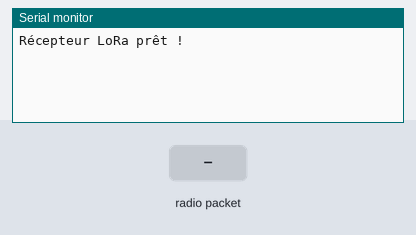
Simulated run of this sketch. Board: Arduino Uno, built with avr-gcc and run on an emulated ATmega328P. On the bench: the last lines printed to the serial monitor. The inputs (shaded band) are chosen by the test bench. No radio packets arrive unless stated.

Above: at 1.2 s.
1.3 s: radio packet "1" arrives
At 2.3 s:
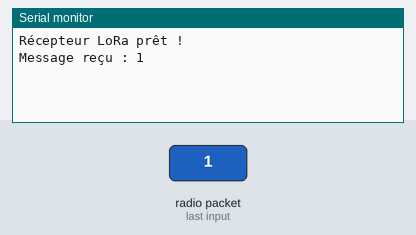
2.8 s: radio packet "0" arrives
At 3.5 s:
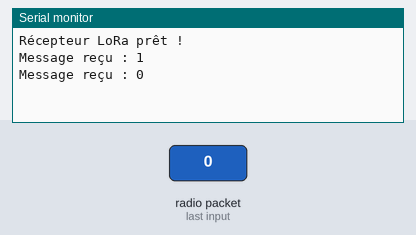
4.3 s: radio packet "2" arrives
At 4.6 s:
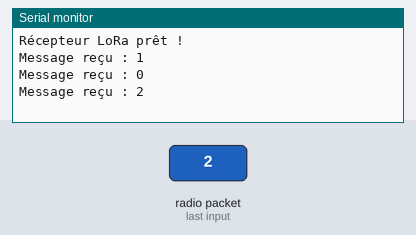

Measured:
- after the input at 1.3 s, the serial monitor: prints a new line at once (image 1)
- after the input at 2.8 s, the serial monitor: prints a new line at once (image 2)
- after the input at 4.3 s, the serial monitor: prints a new line at once (image 3)

The sketch:

resepteur.ino
```cpp
#include <SPI.h>
#include <LoRa.h>

#define SS    5    // Chip Select
#define RST   -1   // Pas utilisé
#define DIO0  26   // DIO0 pour la réception

void setup() {
  Serial.begin(9600);
  while (!Serial);

  LoRa.setPins(SS, RST, DIO0);

  if (!LoRa.begin(868E6)) {
    Serial.println("Erreur d'initialisation LoRa !");
    while (true);
  }

  Serial.println("Récepteur LoRa prêt !");
}

void loop() {
  int packetSize = LoRa.parsePacket();
  if (packetSize) {
    String message = "";

    while (LoRa.available()) {
      message += (char)LoRa.read();
    }

    Serial.print("Message reçu : ");
    Serial.println(message);
  }
}
```
